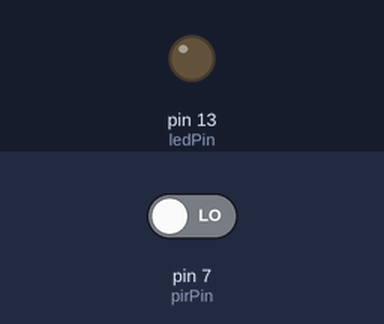
The sketch below on a simulated Arduino Uno, built with avr-gcc and run on an emulated ATmega328P. Parts: output pins drawn as LEDs (lit = HIGH). Dashed ring = blinking. The test bench sets the inputs (shaded band); at power-on: pin 7 (pirPin) LOW. What the sketch prints to the serial monitor is not drawn.

Above: at 4.8 s.
4.9 s: pin 7 (pirPin) driven HIGH
At 6.4 s:
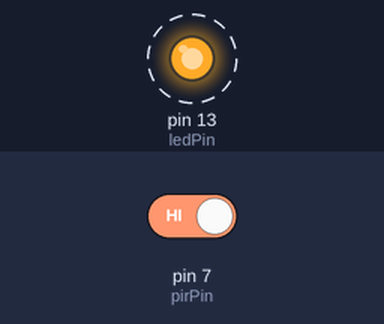
10.9 s: pin 7 (pirPin) driven LOW
At 11.5 s:
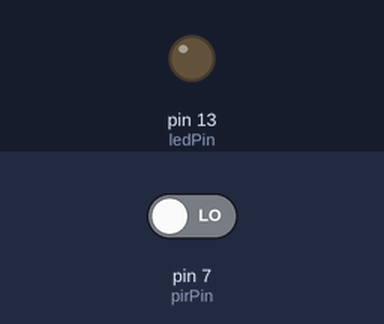
Timing chart, 0 to 13.9 s (numbered marks = the images above; inputs shaded):
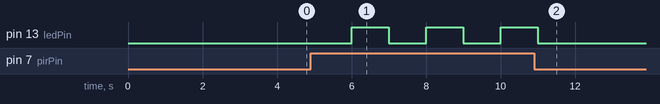

The sketch:

pir_detect2.ino
```cpp
int ledPin = 13;  // LED on Pin 13 of Arduino
int pirPin = 7; // Input for HC-S501

int pirValue; // Place to store read PIR Value


void setup() {
  Serial.begin( 9600 );
  pinMode(ledPin, OUTPUT);
  pinMode(pirPin, INPUT);

  digitalWrite(ledPin, LOW);


}

void loop() {
  pirValue = digitalRead(pirPin);
  Serial.print( pirValue );
  digitalWrite(ledPin, pirValue);
  delay( 1000 );
  digitalWrite(ledPin, LOW);
  delay( 1000 );
}
```

Measured:
- after the input at 4.9 s, pin 13 (ledPin): alternates HIGH for 1.0 s and LOW for 1.0 s, starting after 1.1 s
- after the input at 10.9 s, pin 13 (ledPin): goes on until 11.0 s, then stays LOW
